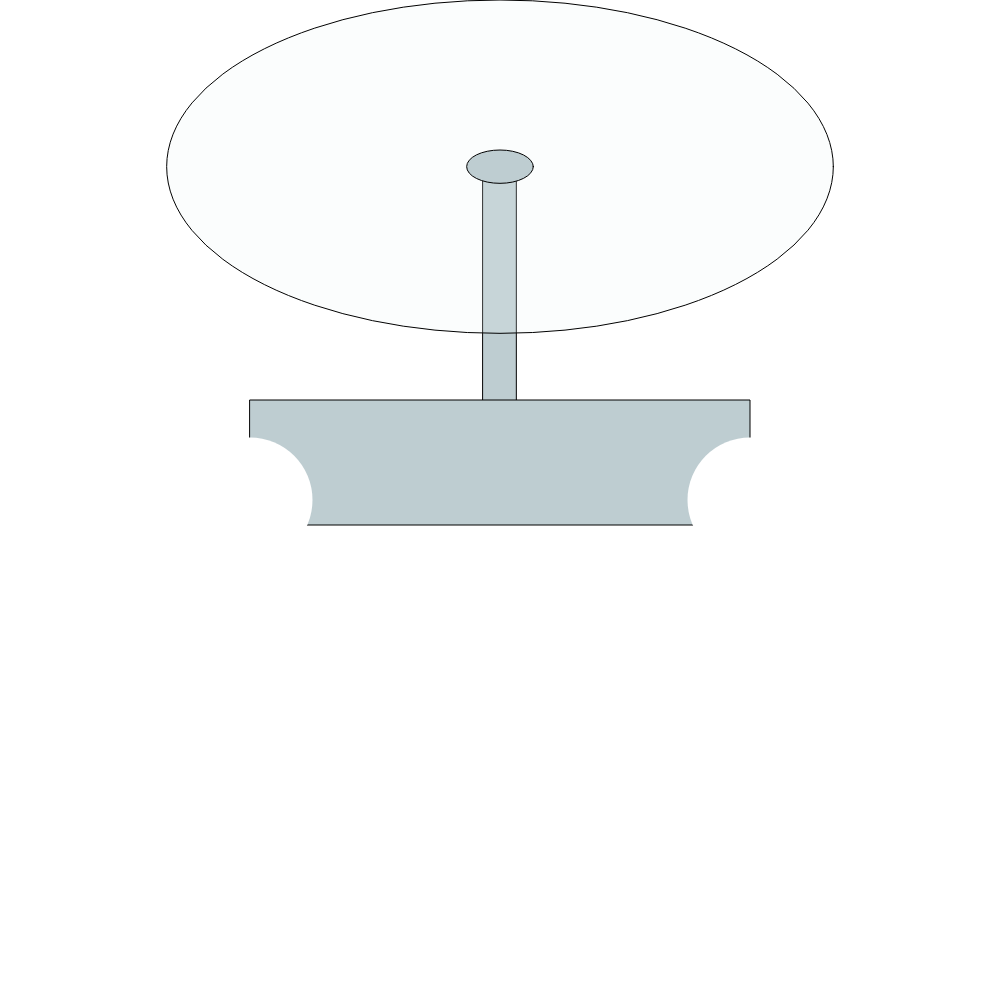
Frame 1 (no input)
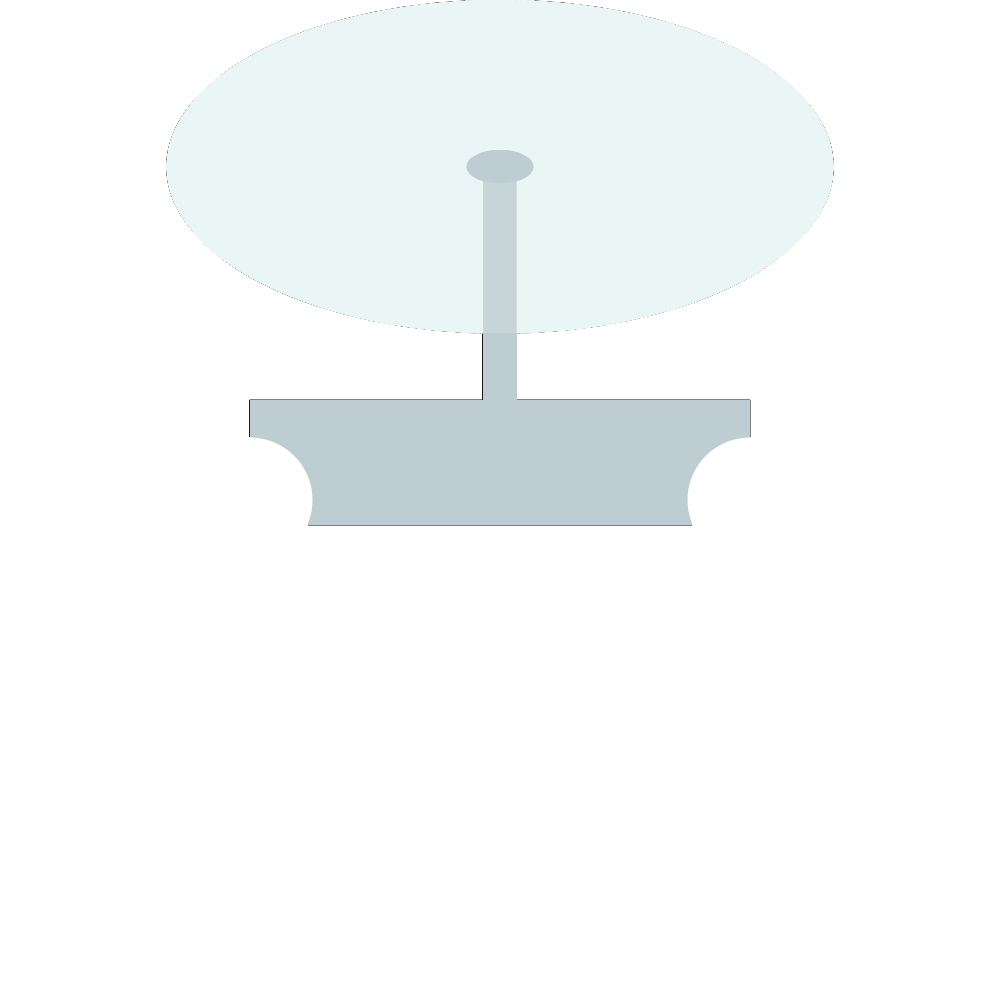
Frame 60 (no input)
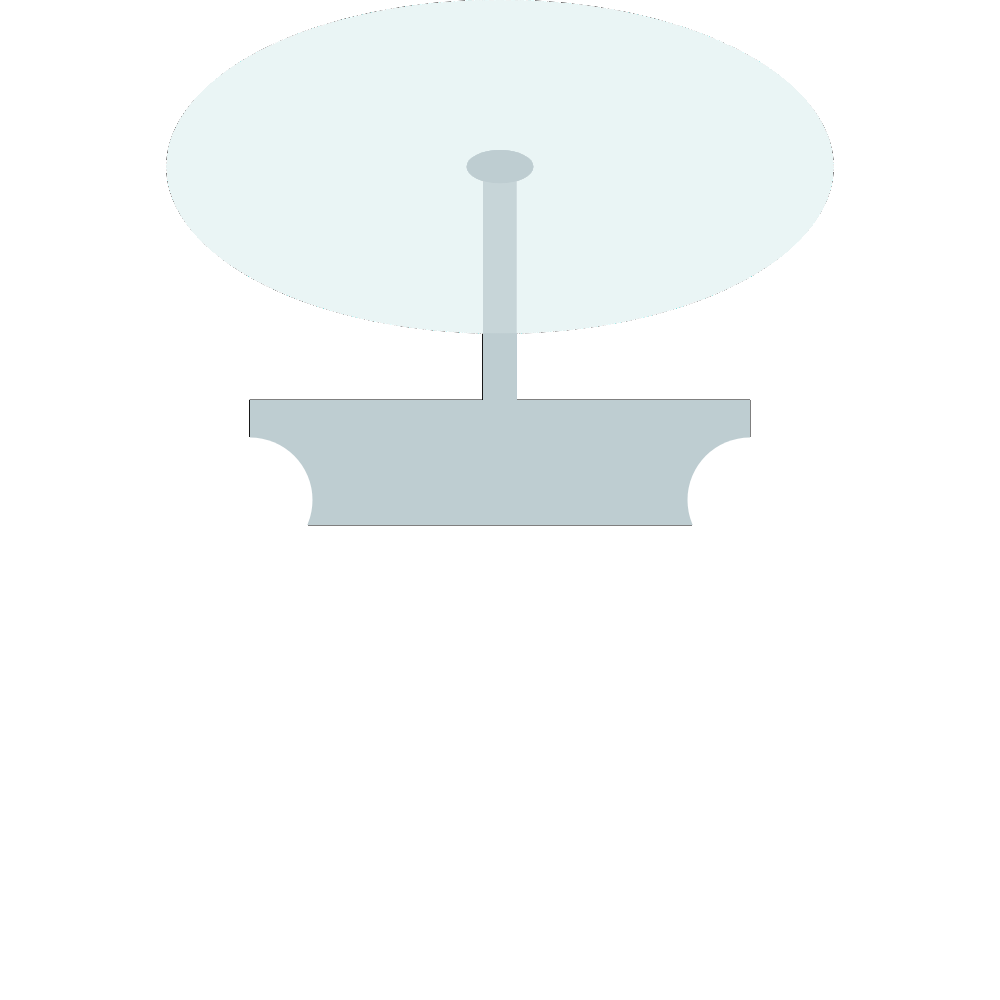
Frame 120 (the mouse pressed at the canvas centre since frame 60)

The p5.js sketch that drew these frames (run headless with seeded random() and noise() and a simulated clock; from frame 60 on, the mouse is pressed at the canvas centre):

// p5.js sketch
// ── sketch.js
function setup() {
  createCanvas(1000,1000)
}

function draw() {
  fill (255)
  var metal = color(190,205,209);
  fill(metal)
  rect(483,height/6,width/30,height/4)
  fill(233,245,244,50)
  ellipse(width/2,height/6,width/1.5,height/3);
  fill(metal)
  ellipse(width/2,height/6,width/15,height/30);
  rect(width/4,height/2.5,width/2,height/8)
  fill(255)
  strokeWeight(0)
  ellipse (width/4,height/2,width/8,height/8)
  ellipse (750,height/2,width/8,height/8)
  line(height)
}
